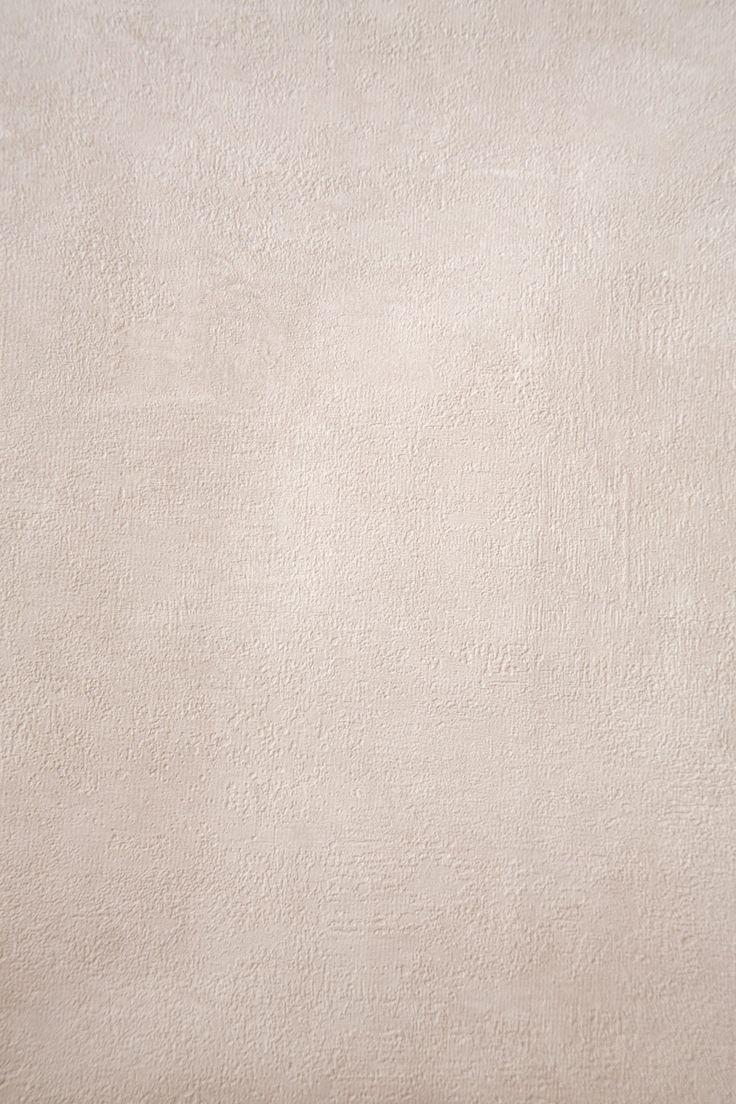
#> input picture modelosObj/Hacienda/Vinilopintado.jpeg, 736 x 1104 px
$ python generar_texturas.py
#> lines starting #> are read from the running program, lines starting #| are printed output that depends on the picture
# genera las texturas de la hacienda a partir de las originales
# uso: python Recursos/Herramientas/generar_texturas.py
# crea pared_cal.jpg, techo_teja.jpg y piso_corredor.png
import os
import numpy as np
from PIL import Image, ImageFilter

RAIZ = os.path.abspath(os.path.join(os.path.dirname(__file__), "..", ".."))
CARPETA = os.path.join(RAIZ, "modelosObj", "Hacienda")


def ruido(w, h, celdas, semilla):
    r = np.random.default_rng(semilla)
    base = r.random((celdas + 1, celdas + 1)).astype(np.float32)
    return np.asarray(Image.fromarray(base).resize((w, h), Image.BICUBIC))


def fbm(w, h, celdas, semilla, octavas=4):
    total, amp, suma = 0, 1.0, 0.0
    for i in range(octavas):
        total = total + amp * ruido(w, h, celdas * 2 ** i, semilla + i)
        suma += amp
        amp *= 0.5
    return total / suma


def smoothstep(e0, e1, x):
    t = np.clip((x - e0) / (e1 - e0), 0, 1)
    return t * t * (3 - 2 * t)


def pared():
    # pared de cal
    img = Image.open(os.path.join(CARPETA, "Vinilopintado.jpeg")).convert("RGB")
#> img is the input picture: PIL image 736x1104 RGB; mean R, G, B 214.1, 199.9, 191.2
    a = np.asarray(img, np.float32)
    h, w, _ = a.shape
#> h = 1104; w = 736
    lum = a.mean(axis=2)
    suave = np.asarray(Image.fromarray(np.clip(lum, 0, 255).astype(np.uint8)).filter(ImageFilter.GaussianBlur(12)), np.float32)
    grano = (lum - suave) * 0.7                                   # grano del repello
    manchas = fbm(w, h, 4, 11) - 0.5                              # manchas de la cal
    base = np.array([240, 238, 230], np.float32)
    out = base + grano[..., None] + manchas[..., None] * np.array([14, 14, 18])
    # un poco sucio abajo
    y = np.linspace(0, 1, h)[:, None, None]
#> y = 1104 values from 0 to 1
    out *= 1 - 0.05 * smoothstep(0.75, 1.0, y) * (0.5 + fbm(w, h, 16, 12)[..., None])
    Image.fromarray(np.clip(out, 0, 255).astype(np.uint8)).save(os.path.join(CARPETA, "pared_cal.jpg"), quality=92)
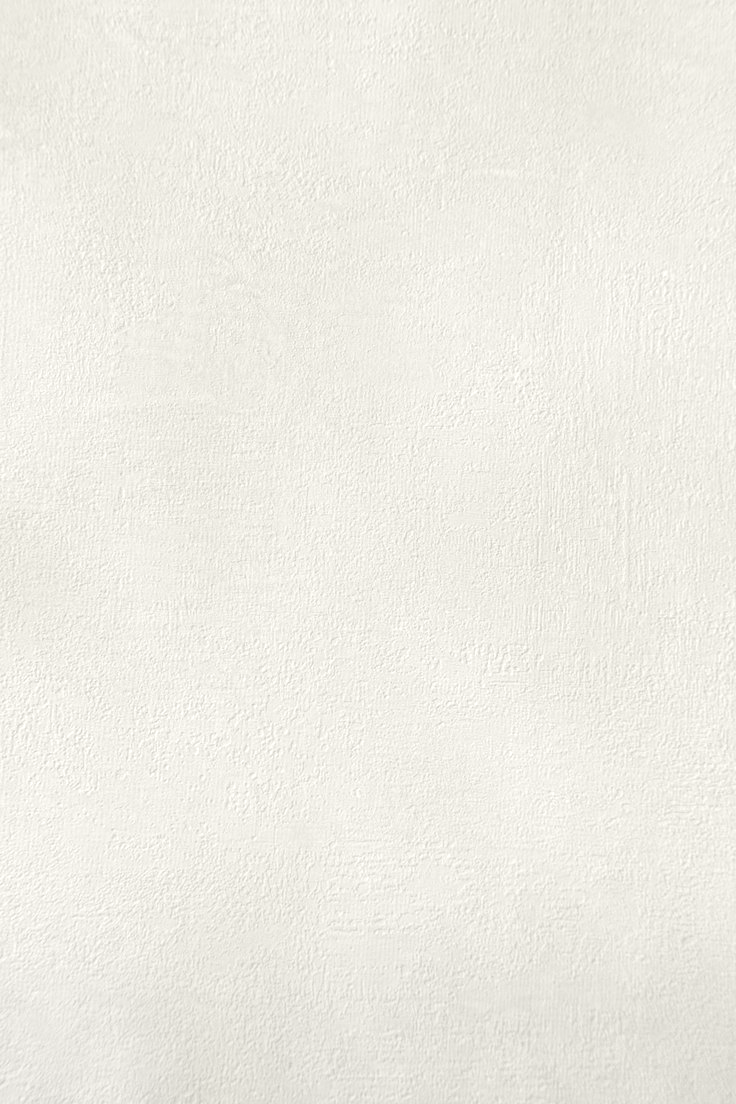
#> saved as pared_cal.jpg: PIL image 736x1104 RGB; mean R, G, B 238.2, 236.3, 228.3


def techo():
    # tejas de barro
    img = Image.open(os.path.join(CARPETA, "techobarro.jpeg")).convert("RGB")
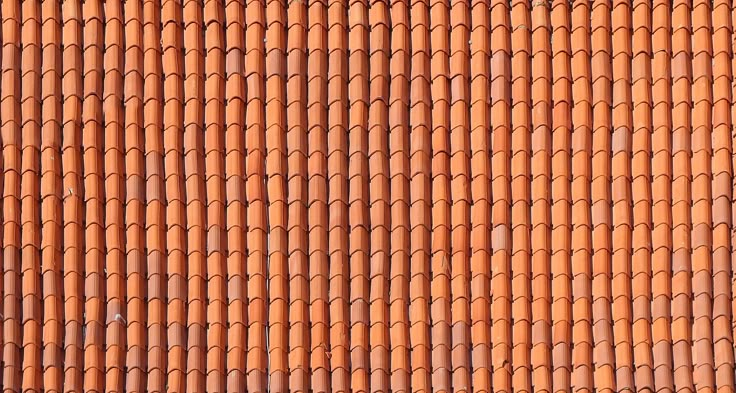
#> input picture modelosObj/Hacienda/techobarro.jpeg, 736 x 393 px
#> img is the input picture: PIL image 736x393 RGB; mean R, G, B 193.3, 111.9, 76.4
    a = np.asarray(img, np.float32) / 255
#> a: shape (393, 736, 3) float32
    h, w, _ = a.shape
#> h = 393; w = 736
    gris = a.mean(axis=2, keepdims=True)
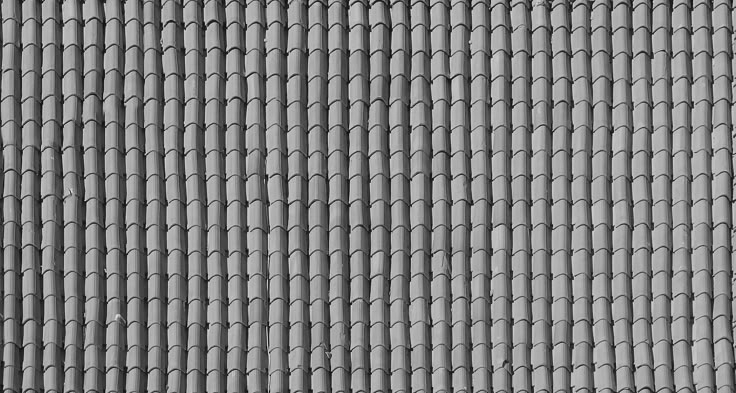
#> gris: shape (393, 736, 1) float32; min 0.0301, max 0.892, mean 0.499
    a = gris + (a - gris) * 0.72                                  # menos saturado
    a = a * np.array([0.84, 0.62, 0.54]) * 0.9                   # mas oscuro y rojizo
    # manchas de humedad
    m = smoothstep(0.55, 0.80, fbm(w, h, 9, 21))[..., None]
#> call 3 of fbm, with w = 736, h = 393, celdas = 9, semilla = 21, octavas = 4
#> after the loop in fbm (call 3), `for i in range(octavas):`:
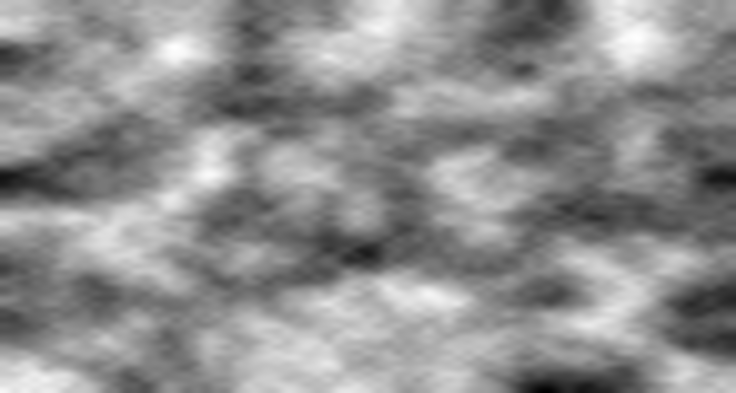
#> total: shape (393, 736) float32; min -0.0485, max 1.69, mean 0.93; drawn with min black and max white
    a = a * (1 - 0.30 * m) + np.array([0.22, 0.20, 0.16]) * 0.30 * m
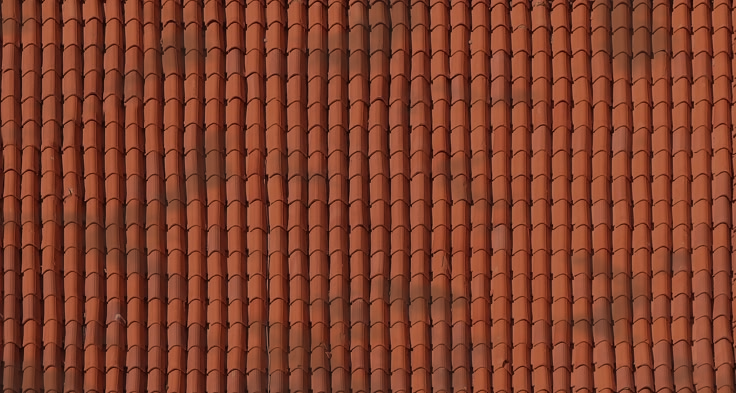
#> a: shape (393, 736, 3) float64; mean R, G, B 0.506, 0.252, 0.172
    variacion = 0.9 + 0.2 * fbm(w, h, 24, 22)[..., None]          # variacion entre tejas
#> call 4 of fbm, with w = 736, h = 393, celdas = 24, semilla = 22, octavas = 4
#> after the loop in fbm (call 4), `for i in range(octavas):`:
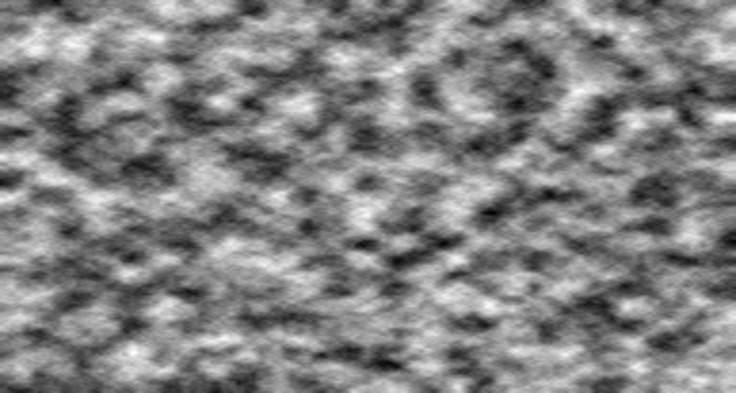
#> total: shape (393, 736) float32; min 0.0815, max 1.73, mean 0.924; drawn with min black and max white
    a = a * variacion
    Image.fromarray(np.clip(a * 255, 0, 255).astype(np.uint8)).save(os.path.join(CARPETA, "techo_teja.jpg"), quality=92)


def piso():
    # piso de cemento del corredor
    w = h = 256
    n = fbm(w, h, 8, 31) - 0.5
    r = np.random.default_rng(32).normal(0, 6, (h, w))
    base = np.array([118, 127, 136], np.float32)
    out = base + n[..., None] * 30 + r[..., None]
    Image.fromarray(np.clip(out, 0, 255).astype(np.uint8)).save(os.path.join(CARPETA, "piso_corredor.png"))
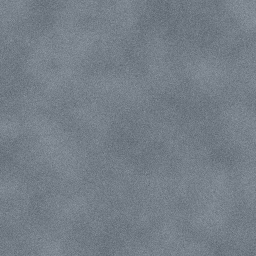
#> saved as piso_corredor.png: PIL image 256x256 RGB; mean R, G, B 117.4, 126.4, 135.4


if __name__ == "__main__":
    pared()
    techo()
    piso()
    print("Texturas generadas en", CARPETA)
